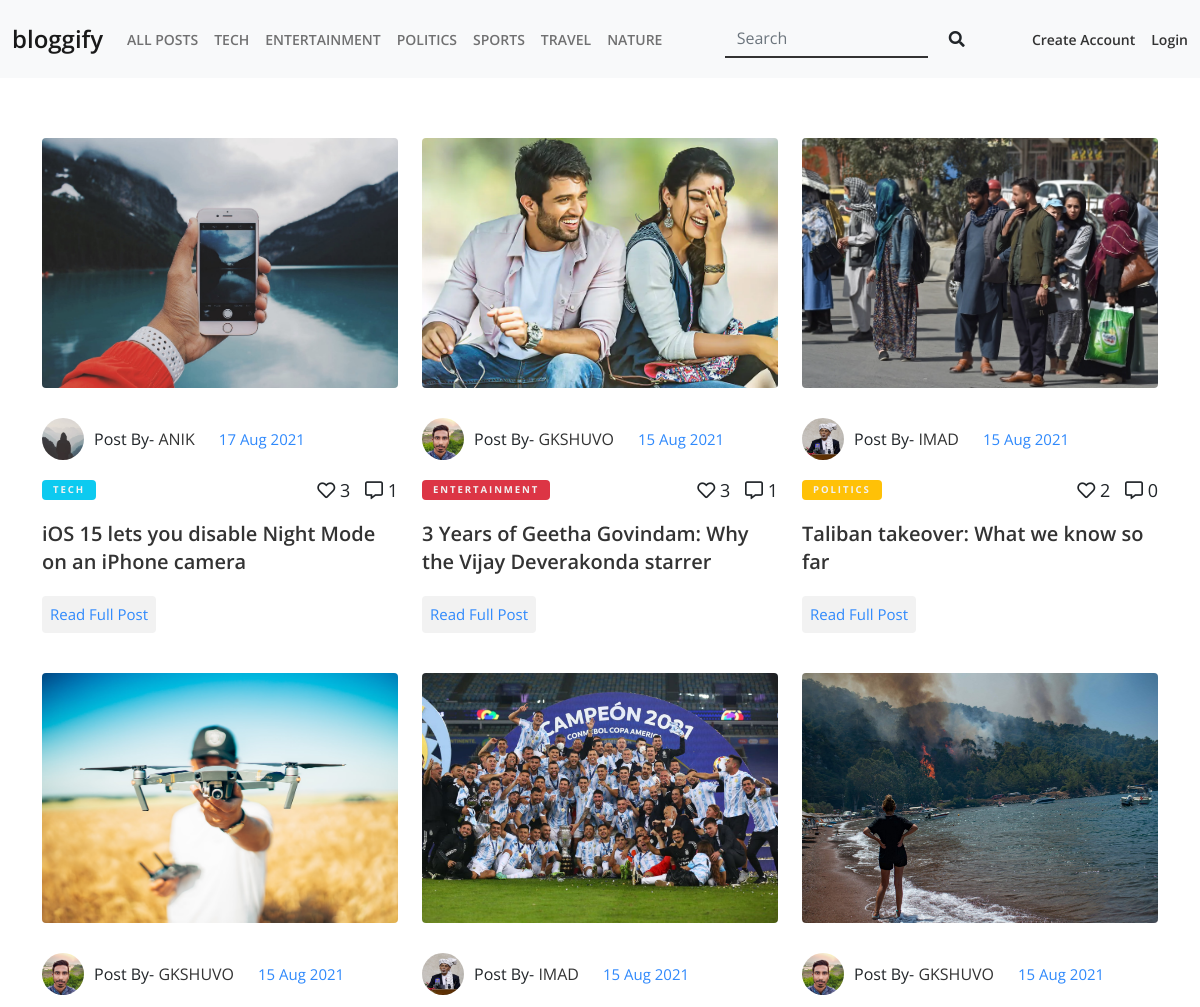
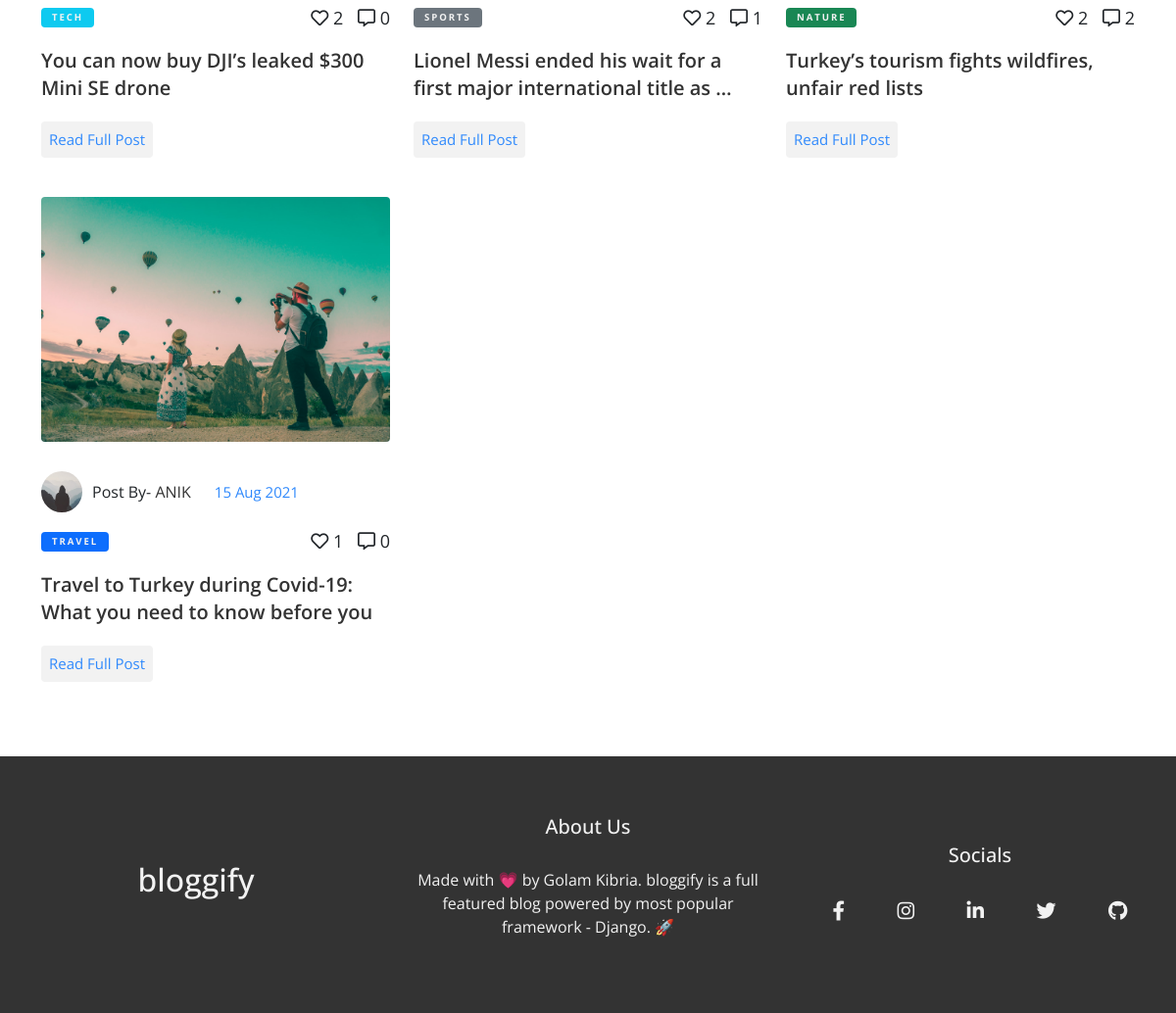
Screenshot of /blog/ with the database file from the repository (2 pictures, top to bottom).
### blog/models.py (models this page shows, shortened)
class Topic(models.Model):
    name = models.CharField(max_length=42, unique=True)
    def __str__(self):
        return self.name

class Post(models.Model):
    author = models.ForeignKey(User, on_delete=models.CASCADE, related_name='post_author')
    topic = models.ForeignKey(Topic, on_delete=models.DO_NOTHING)
    title = models.CharField(max_length=200)
    thumbnail = models.ImageField(upload_to='thumbnails')
    body = RichTextUploadingField()
    date = models.DateTimeField(auto_now_add=True)
    likes = models.ManyToManyField(User, related_name='post_likes')

### accounts/models.py (models this page shows, shortened)
class Profile(models.Model):
    user = models.OneToOneField(User, on_delete=models.CASCADE)
    bio = models.TextField(max_length=101)
    work = models.CharField(max_length=200)
    address = models.TextField(max_length=200)
    profile_pic = models.ImageField(default='default.jpg', upload_to='Profile Pics')

### blog/views.py (the view)
# urls.py: path('blog/', blog, name='blog'),
def blog(request):
    posts = Post.objects.all().order_by('-date')
    paginator = Paginator(posts, 9)
    page = request.GET.get('page')
    all_posts = paginator.get_page(page)
    context = {
        'all_posts': all_posts,
    }
    return render(request, 'blog/blog.html', context)

### blog/context_preprocessors.py (called while the page is built)
def topic_preprocessor(request):
    topics = Topic.objects.all()
    return {'topics': topics}

### templates/blog/blog.html (shortened to what this page needs)
{% extends 'base.html' %}
{% block content %}
        <section id="all-posts" class="section-padding">
                <div class="container">
                        <div class="row gy-4 gx-4">
                                {% if all_posts %}
                                        {% for post in all_posts %}
                                                <div class="col-md-4">
                                                        <div class="single-post">
                                                                <div class="single-post-img">
                                                                        <img src="{{ post.thumbnail.url }}" class="img-fluid rounded" alt="">
                                                                </div>
                                                                <div class="single-post-content">
                                                                        <div class="single-post-meta">
                                                                                <div class="author">
                                                                                        <div class="author-img">
                                                                                                <img src="{{post.author.profile.profile_pic.url}}" alt="">
                                                                                        </div>
                                                                                        <div class="author-info">
                                                                                                Post By- <a href="{% url 'author' post.author.username %}">{{ post.author }}</a>
                                                                                        </div>
                                                                                </div>
                                                                                <div class="post-date">
                                                                                        <span class="date">{{ post.date|date:" d M Y" }}</span>
                                                                                </div>
                                                                        </div>
                                                                        <div class="single-post-info">
                                                                                <div class="single-post-category">
                                                                                        <span class="post-category {% if post.topic.id == 1 %}bg-info
                                                                                        {% elif  post.topic.id == 2 %}bg-danger
                                                                                        {% elif  post.topic.id == 3 %}bg-warning
                                                                                        {% elif  post.topic.id == 4 %}bg-secondary
                                                                                        {% elif  post.topic.id == 5 %}bg-primary
                                                                                        {% elif  post.topic.id == 6 %}bg-success
                                                                                        {% endif %}">{{ post.topic }}
                                                                                        </span>
                                                                                </div>
                                                                                <div class="single-likes-comments">
                                                                                        <span class="single-likes">
                                                                                                <i class="far fa-heart"></i> {{post.likes.count}}
                                                                                        </span>
                                                                                        <span class="single-comments">
                                                                                                <i class="far fa-comment-alt"></i> {{post.comment_set.count}}
                                                                                        </span>
                                                                                </div>
                                                                        </div>
                                                                        <h4><a href="{% url 'detail' post.id %}" class="b-transition">{{ post.title|safe|truncatewords:"12" }}</a></h4>
                                                                        <a href="{% url 'detail' post.id %}" class="read-full-post b-transition">Read Full Post</a>
                                                                </div>
                                                        </div>
                                                </div>
                                        {% endfor %}
                                {% else %}
                                <div class="col-md-12 text-center">
                                        <h2>No Posts Available! 😪</h2>
                                </div>
                                {% endif %}
                        </div>
                </div>
        </section>
{% endblock %}

### templates/partials/_header.html (shortened to what this page needs)
{% load static %}
<header>
  <nav class="navbar navbar-expand-lg navbar-light bg-light">
    <div class="container-fluid">
      <a class="navbar-brand b-transition" href="{% url 'home' %}">bloggify</a>
      <div
        class="collapse navbar-collapse justify-content-between"
        id="navbarSupportedContent"
      >
        <ul class="navbar-nav mb-2 mb-lg-0">
          <li class="nav-item">
            <a class="nav-link b-transition" href="{% url 'blog' %}">All Posts</a>
          </li>
          {% for topic in topics %}
            <li class="nav-item">
              <a class="nav-link b-transition" href="{% url 'topic' topic.name %}">{{topic.name}}</a>
            </li>
          {% endfor %}
        </ul>
        <form action="{% url 'search' %}" method="GET" class="d-flex">
          <input
            required
            class="form-control me-2 h-search-input b-transition"
            name="query"
            type="search"
            placeholder="Search"
            aria-label="Search"
          />
          <button class="btn h-search-submit b-transition" type="submit">
            <i class="fas fa-search"></i>
          </button>
        </form>
        <ul class="d-flex h-auth">
          {% if user.is_authenticated %}
            <li class="h-auth-item">
              <a href="{% url 'logout' %}" class="h-auth-link b-transition">Logout</a>
            </li>
          {% else %}
          <li class="h-auth-item">
            <a href="{% url 'register' %}" class="h-auth-link b-transition">Create Account</a>
          </li>
          <li class="h-auth-item">
            <a href="{% url 'login' %}" class="h-auth-link b-transition">Login</a>
          </li>
          {% endif %}
        </ul>
      </div>
    </div>
  </nav>
</header>

### static/css/all.css (style rules this page uses)
.fa, .fas, .far, .fal, .fad, .fab { -moz-osx-font-smoothing: grayscale; -webkit-font-smoothing: antialiased; display: inline-block; font-style: normal; font-variant: normal; text-rendering: auto; line-height: 1; }
.fa-comment-alt:before { content: "\f27a"; }
.fa-heart:before { content: "\f004"; }
.fa-search:before { content: "\f002"; }
.far { font-family: 'Font Awesome 5 Free'; font-weight: 400; }
.fa, .fas { font-family: 'Font Awesome 5 Free'; font-weight: 900; }

### static/css/style.css (style rules this page uses)
:root { --b-primary: #2f89fc; --b-secondary: #f2f2f2; --b-dark: #333; }
* { margin: 0; padding: 0; box-sizing: border-box; }
html { scroll-behavior: smooth; }
body { font-family: "Open Sans", sans-serif; }
img { max-width: 100%; height: auto; }
ul { list-style: none; margin: 0; padding: 0; }
a, a:hover, a:focus { text-decoration: none; color: var(--b-dark); }
.section-padding { padding: 60px 0; }
.b-transition { transition: 0.3s ease-in-out; }
span.post-category { display: inline-block; color: var(--b-secondary); padding: 3px 11px; border-radius: 4px; letter-spacing: .2em; font-weight: 700; font-size: .6rem; text-transform: uppercase; margin: 10px 0; }
span.date { color: #f2f2f2; font-size: 15px; }
.navbar { padding: 16px 0; }
.navbar a.navbar-brand { font-size: 24px; }
.navbar a { font-size: 14px; font-weight: 600; }
.navbar-light .navbar-nav .nav-link { text-transform: uppercase; }
.h-search-input { border: none; outline: none; box-shadow: none; background: transparent; border-radius: 0; border-bottom: 2px solid var(--b-dark); }
.h-auth-item:first-child { margin-right: 16px; }
.h-auth-link { color: var(--b-dark); }
.single-post .single-post-img { height: 250px; margin-bottom: 30px; }
.single-post-img img { height: 100%; width: 100%; object-fit: cover; }
.single-post-meta { display: flex; align-items: center; }
.single-post-meta .author { display: flex; align-items: center; margin-right: 24px; }
.single-post-meta .author .author-img { margin-right: 10px; }
.single-post-meta .author .author-info a { text-transform: uppercase; }
.single-post-meta .author .author-img img { border-radius: 50%; width: 42px; height: 42px; object-fit: cover; }
.single-post-meta .post-date span.date { color: var(--b-dark); font-size: 15px; color: var(--b-primary); }
.single-post-info { display: flex; justify-content: space-between; margin: 10px 0; align-items: center; }
.single-post-info .single-likes-comments { font-size: 18px; }
.single-post-info .single-likes { margin-right: 10px; }
.single-post-content h4 a { display: block; font-size: 20px; font-weight: 600; line-height:28px; height:60px; overflow:hidden; white-space: pre-wrap; }
.single-post-content .read-full-post { display: inline-block; color: var(--b-primary); background: #f2f2f2; padding: 7px 8px; font-size: 15px; margin: 8px 0 16px 0; border-radius:4px; }

### rows the page displays
Topic: name "TECH"
Topic: name "ENTERTAINMENT"
Topic: name "POLITICS"
Topic: name "SPORTS"
Topic: name "TRAVEL"
Topic: name "NATURE"
Post: thumbnail (picture), author.profile.profile_pic (placeholder picture), author "ANIK", date "17 Aug 2021", topic "TECH", likes.count "3", comment_set.count "1", title "iOS 15 lets you disable Night Mode on an iPhone camera"
Post: thumbnail (picture), author.profile.profile_pic (picture), author "GKSHUVO", date "15 Aug 2021", topic "ENTERTAINMENT", likes.count "3", comment_set.count "1", title "3 Years of Geetha Govindam: Why the Vijay Deverakonda starrer…"
Post: thumbnail (picture), author.profile.profile_pic (picture), author "IMAD", date "15 Aug 2021", topic "POLITICS", likes.count "2", comment_set.count "0", title "Taliban takeover: What we know so far"
Post: thumbnail (picture), author.profile.profile_pic (picture), author "GKSHUVO", date "15 Aug 2021", topic "TECH", likes.count "2", comment_set.count "0", title "You can now buy DJI’s leaked $300 Mini SE drone"
Post: thumbnail (picture), author.profile.profile_pic (picture), author "IMAD", date "15 Aug 2021", topic "SPORTS", likes.count "2", comment_set.count "1", title "Lionel Messi ended his wait for a first major international title as …"
Post: thumbnail (picture), author.profile.profile_pic (picture), author "GKSHUVO", date "15 Aug 2021", topic "NATURE", likes.count "2", comment_set.count "2", title "Turkey’s tourism fights wildfires, unfair red lists"
Post: thumbnail (picture), author.profile.profile_pic (placeholder picture), author "ANIK", date "15 Aug 2021", topic "TRAVEL", likes.count "1", comment_set.count "0", title "Travel to Turkey during Covid-19: What you need to know before you…"
